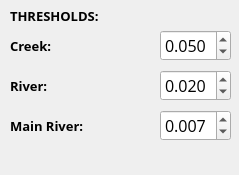
        <widget class="QWidget" name="mpHydrology">
         <property name="geometry">
          <rect>
           <x>0</x>
           <y>0</y>
           <width>239</width>
           <height>175</height>
          </rect>
         </property>
         <attribute name="label">
          <string>Hydrology</string>
         </attribute>
         <widget class="QDoubleSpinBox" name="spnTHCreek">
          <property name="geometry">
           <rect>
            <x>160</x>
            <y>30</y>
            <width>71</width>
            <height>31</height>
           </rect>
          </property>
          <property name="font">
           <font>
            <family>Open Sans</family>
            <pointsize>12</pointsize>
           </font>
          </property>
          <property name="decimals">
           <number>3</number>
          </property>
          <property name="maximum">
           <double>1.000000000000000</double>
          </property>
          <property name="singleStep">
           <double>0.010000000000000</double>
          </property>
          <property name="value">
           <double>0.050000000000000</double>
          </property>
         </widget>
         <widget class="QLabel" name="label_61">
          <property name="geometry">
           <rect>
            <x>10</x>
            <y>30</y>
            <width>151</width>
            <height>31</height>
           </rect>
          </property>
          <property name="font">
           <font>
            <family>Open Sans</family>
            <pointsize>10</pointsize>
            <weight>75</weight>
            <bold>true</bold>
           </font>
          </property>
          <property name="text">
           <string>Creek:</string>
          </property>
         </widget>
         <widget class="QDoubleSpinBox" name="spnTHRiver">
          <property name="geometry">
           <rect>
            <x>160</x>
            <y>70</y>
            <width>71</width>
            <height>31</height>
           </rect>
          </property>
          <property name="font">
           <font>
            <family>Open Sans</family>
            <pointsize>12</pointsize>
           </font>
          </property>
          <property name="decimals">
           <number>3</number>
          </property>
          <property name="maximum">
           <double>1.000000000000000</double>
          </property>
          <property name="singleStep">
           <double>0.010000000000000</double>
          </property>
          <property name="value">
           <double>0.020000000000000</double>
          </property>
         </widget>
         <widget class="QLabel" name="label_62">
          <property name="geometry">
           <rect>
            <x>10</x>
            <y>70</y>
            <width>151</width>
            <height>31</height>
           </rect>
          </property>
          <property name="font">
           <font>
            <family>Open Sans</family>
            <pointsize>10</pointsize>
            <weight>75</weight>
            <bold>true</bold>
           </font>
          </property>
          <property name="text">
           <string>River:</string>
          </property>
         </widget>
         <widget class="QLabel" name="label_63">
          <property name="geometry">
           <rect>
            <x>10</x>
            <y>0</y>
            <width>151</width>
            <height>31</height>
           </rect>
          </property>
          <property name="font">
           <font>
            <family>Open Sans</family>
            <pointsize>10</pointsize>
            <weight>75</weight>
            <bold>true</bold>
           </font>
          </property>
          <property name="text">
           <string>THRESHOLDS:</string>
          </property>
         </widget>
         <widget class="QDoubleSpinBox" name="spnTHMainRiver">
          <property name="geometry">
           <rect>
            <x>160</x>
            <y>110</y>
            <width>71</width>
            <height>31</height>
           </rect>
          </property>
          <property name="font">
           <font>
            <family>Open Sans</family>
            <pointsize>12</pointsize>
           </font>
          </property>
          <property name="decimals">
           <number>3</number>
          </property>
          <property name="maximum">
           <double>1.000000000000000</double>
          </property>
          <property name="singleStep">
           <double>0.005000000000000</double>
          </property>
          <property name="value">
           <double>0.007000000000000</double>
          </property>
         </widget>
         <widget class="QLabel" name="label_64">
          <property name="geometry">
           <rect>
            <x>10</x>
            <y>110</y>
            <width>151</width>
            <height>31</height>
           </rect>
          </property>
          <property name="font">
           <font>
            <family>Open Sans</family>
            <pointsize>10</pointsize>
            <weight>75</weight>
            <bold>true</bold>
           </font>
          </property>
          <property name="text">
           <string>Main River:</string>
          </property>
         </widget>
        </widget>
